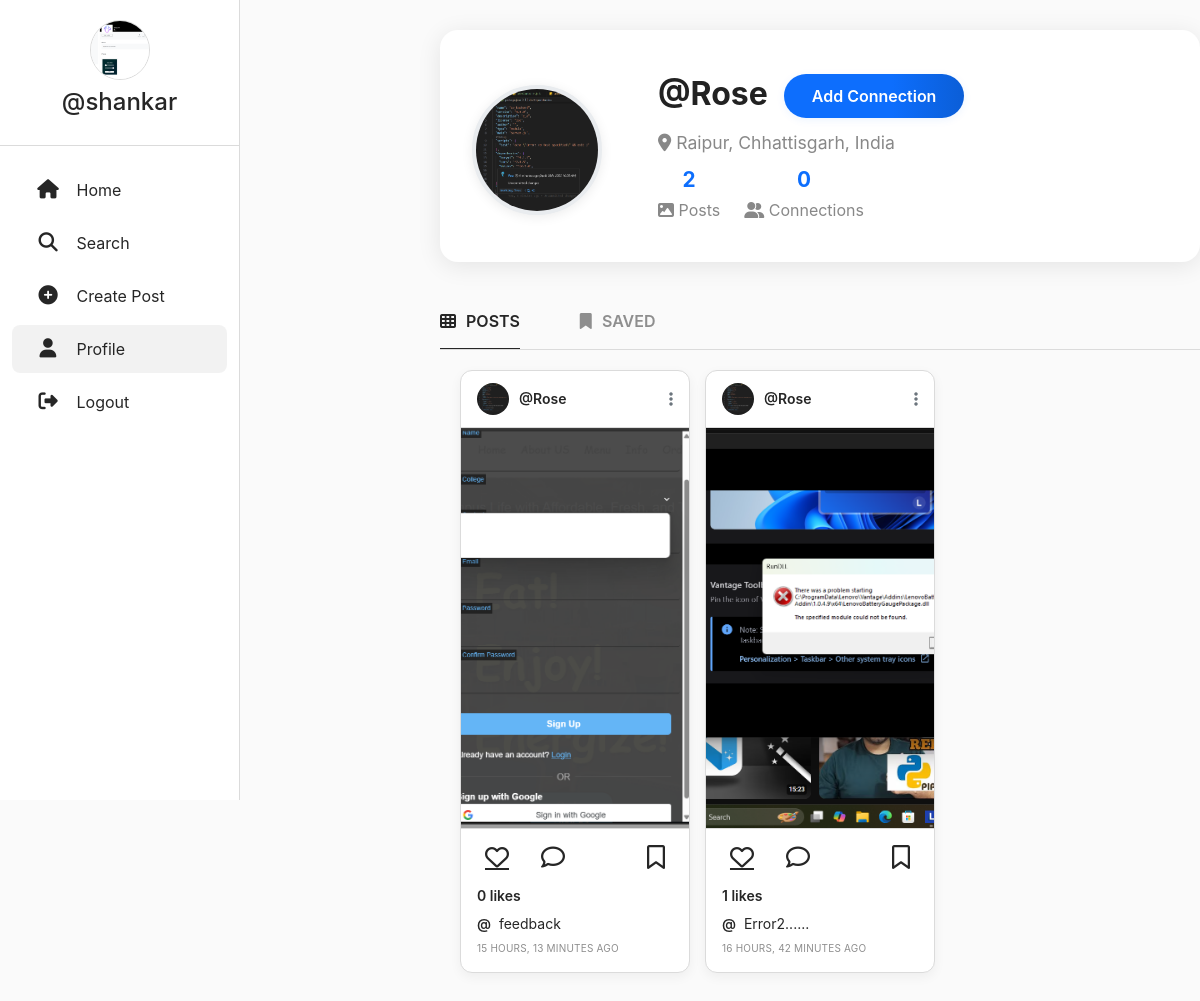
Page /profile/Rose (signed in) on the committed database.
### userauth/models.py (models this page shows, shortened)
class Profile(models.Model):
    user = models.ForeignKey(User, on_delete=models.CASCADE)
    id_user = models.IntegerField(primary_key=True, default=0)
    bio = models.TextField(blank=True, default='')
    profileimg = models.ImageField(upload_to='profile_images', default='blank-profile-picture.png')
    location = models.CharField(max_length=100, blank=True, default='')
    phone = models.CharField(max_length=15, blank=True, default='')

class Post(models.Model):
    id = models.UUIDField(primary_key=True, default=uuid.uuid4)
    user = models.CharField(max_length=100)
    image = models.ImageField(upload_to='post_images')
    caption = models.TextField()
    created_at = models.DateTimeField(default=datetime.now)
    no_of_likes = models.IntegerField(default=0)
    allowed_viewers = models.ManyToManyField(User, blank=True, related_name='allowed_posts')  # Users allowed to view this post

### userauth/views.py (the view, shortened to what this page needs)
# urls.py: path('profile/<str:id_user>', views.profile, name='profile'),
@login_required(login_url='/loginn')
def profile(request, id_user):
    user_object = User.objects.get(username=id_user)
    profile = Profile.objects.get(user=request.user)
    user_profile = Profile.objects.get(user=user_object)
    if request.user == user_object:
        user_posts = Post.objects.filter(user=user_object.username).order_by('-created_at')
    else:
        visible_posts_query = (
            Q(allowed_viewers__isnull=True) |
            Q(allowed_viewers=request.user)
        )
        user_posts = Post.objects.filter(user=user_object.username).filter(visible_posts_query).distinct().order_by('-created_at')
    user_post_length = user_posts.count() # Use count() for efficiency
    follower = request.user
    receiver = User.objects.get(username=id_user)
    if ConnectionRequest.objects.filter(sender=follower, receiver=receiver).first():
        follow_unfollow = 'Remove Connection'
    else:
        follow_unfollow = 'Add Connection'
    user_connections = User.objects.filter(
        Q(received_requests__sender=receiver, received_requests__is_accepted=True) |
        Q(sent_requests__receiver=receiver, sent_requests__is_accepted=True)
    ).exclude(id=receiver.id)
    current_user_connections = User.objects.filter(
        Q(received_requests__sender=follower, received_requests__is_accepted=True) |
        Q(sent_requests__receiver=follower, sent_requests__is_accepted=True)
    ).exclude(id=follower.id)
    mutual_connections = user_connections.filter(
        id__in=current_user_connections.values_list('id', flat=True)
    )
    liked_posts = [str(post_id) for post_id in LikePost.objects.filter(username=request.user.username).values_list('post_id', flat=True)]
    user_followers = len(ConnectionRequest.objects.filter(
        Q(receiver=receiver, is_accepted=True) |
        Q(sender=receiver, is_accepted=True)
    ))
    user_following = len(ConnectionRequest.objects.filter(
        Q(receiver=follower, is_accepted=True) |
        Q(sender=follower, is_accepted=True)
    ))
    context = {
        'user_object': user_object,
        'user_profile': user_profile,
        'user_posts': user_posts,
        'user_post_length': user_post_length,
        'profile': profile,
        'follow_unfollow': follow_unfollow,
        'user_followers': user_followers,
        'user_following': user_following,
        'user_connections': user_connections,
        'mutual_connections': mutual_connections,
        'liked_posts': liked_posts,
    }
    logged_in_user = request.user
    connections_sender = ConnectionRequest.objects.filter(sender=logged_in_user, is_accepted=True).values_list('receiver', flat=True)
    connections_receiver = ConnectionRequest.objects.filter(receiver=logged_in_user, is_accepted=True).values_list('sender', flat=True)
    connection_user_ids = connections_sender.union(connections_receiver)
    connections = User.objects.filter(id__in=connection_user_ids)
    context['connections'] = connections # Add connections to context
    return render(request, 'profile.html', context)

### templates/profile.html (shortened to what this page needs)
{% load static %}
<!DOCTYPE html>
<html lang="en">
<head>
    <link rel="stylesheet" href="https://maxcdn.bootstrapcdn.com/bootstrap/4.5.2/css/bootstrap.min.css">
    <link href="https://cdn.jsdelivr.net/npm/bootstrap@5.0.2/dist/css/bootstrap.min.css" rel="stylesheet"
>
    <link rel="stylesheet" href="{% static 'css/app.css' %}">
</head>
<body>
    <div class="container-fluid p-0">
        <div class="row g-0">
            <div class="col-md-2">
                <div class="sidebar">
                    <div class="sidebar-header">
                        <img src="{{profile.profileimg.url}}" alt="Profile Picture" class="profile-pic">
                        <h4 class="mt-2"><a href="/profile/{{user}}"
                                style="text-decoration:none; color: #262626;">@{{user}}</a></h4>
                    </div>
                    <div class="sidebar-nav">
                        <ul class="nav flex-column">
                            <li class="nav-item">
                                <a class="nav-link" href="/">
                                    <i class="fa-solid fa-house"></i> <span>Home</span>
                                </a>
                            </li>
                            <li class="nav-item">
                                <a class="nav-link" href="#" data-bs-toggle="modal" data-bs-target="#exampleModal3">
                                    <i class="fa-solid fa-magnifying-glass"></i> <span>Search</span>
                                </a>
                            </li>
                            <li class="nav-item">
                                <a class="nav-link" href="#" data-bs-toggle="modal" data-bs-target="#exampleModal">
                                    <i class="fa-solid fa-circle-plus"></i> <span>Create Post</span>
                                </a>
                            </li>
                            <li class="nav-item">
                                <a class="nav-link active" href="/profile/{{user}}">
                                    <i class="fa-solid fa-user"></i> <span>Profile</span>
                                </a>
                            </li>
                            <li class="nav-item">
                                <a class="nav-link" href="/logoutt">
                                    <i class="fa-solid fa-right-from-bracket"></i> <span>Logout</span>
                                </a>
                            </li>
                        </ul>
                    </div>
                </div>
            </div>
            <div class="col-md-10">
                <div class="main-content">
                    <div class="profile-header-pro-horizontal d-flex align-items-center justify-content-center">
                        <div class="profile-pic-wrap me-4">
                            {% if user_profile.profileimg %}
                            <img src="{{ user_profile.profileimg.url }}" class="profile-pic-pro" alt="Profile Picture">
                            {% else %}
                            <div class="profile-pic-pro default-pic d-flex align-items-center justify-content-center">
                                <i class="fa-solid fa-user fa-3x text-secondary"></i>
                            </div>
                            {% endif %}
                        </div>
                        <div class="profile-info-pro flex-grow-1">
                            <div class="d-flex align-items-center mb-2">
                                <div class="profile-username-pro me-3">@{{ user_object.username }}</div>
                                {% if user.username == user_object.username %}
                                <button type="button" class="edit-profile-btn-pro ms-2" data-bs-toggle="modal"
                                    data-bs-target="#exampleModal1">
                                    <i class="fa-solid fa-pen-to-square me-2"></i>Edit Profile
                                </button>
                                {% else %}
                                <form action="/connect" method="POST" style="margin: 0;">
                                    <button type="submit" class="connect-btn-pro">{{follow_unfollow}}</button>
                                </form>
                                {% endif %}
                            </div>
                            {% if user_profile.location %}
                            <div class="profile-location-pro mb-2"><i class="fa-solid fa-location-dot"></i>
                                {{user_profile.location }}</div>
                            {% endif %}
                            <div class="profile-stats-pro d-flex gap-4 mb-2">
                                <div class="stat-item-pro">
                                    <div class="stat-value-pro">{{ user_post_length }}</div>
                                    <div class="stat-label-pro"><i class="fa-solid fa-image"></i> Posts</div>
                                </div>
                                <div class="stat-item-pro" data-bs-toggle="modal" data-bs-target="#connectionsModal"
                                    style="cursor:pointer;">
                                    <div class="stat-value-pro">{{ user_followers }}</div>
                                    <div class="stat-label-pro"><i class="fa-solid fa-user-group"></i> Connections</div>
                                </div>
                            </div>
                        </div>
                    </div>
                    <div class="profile-tabs">
                        <div class="profile-tab active">
                            <i class="fa-solid fa-table-cells"></i> POSTS
                        </div>
                        <div class="profile-tab">
                            <i class="fa-solid fa-bookmark"></i> SAVED
                        </div>
                    </div>
                    <div class="profile-posts">
                        {% for post in user_posts %}
                        <div class="post-card">
                            <div class="post-header d-flex justify-content-between align-items-center">
                                <div class="d-flex align-items-center">
                                    {% if user_profile.profileimg %}
                                    <img src="{{user_profile.profileimg.url}}" alt="Profile Picture" class="post-user-pic">
                                    {% else %}
                                    <div class="post-user-default d-flex align-items-center justify-content-center">
                                        <i class="fa-solid fa-user"></i>
                                    </div>
                                    {% endif %}
                                    <a href="/profile/{{post.user.user.username}}"
                                        class="post-username">@{{ user_object.username }}</a>
                                </div>
                                <div class="dropdown">
                                    <button class="btn btn-link text-secondary" type="button" id="postOptions{{post.id}}" data-bs-toggle="dropdown" aria-expanded="false" style="padding: 0; border: none; background: transparent;">
                                        <i class="fa-solid fa-ellipsis-vertical"></i>
                                    </button>
                                </div>
                            </div>
                            <div class="post-image-container">
                                <img src="{{post.image.url}}" alt="Post Image" class="post-image">
                            </div>
                            <div class="post-actions">
                                <a href="/like-post/{{post.id}}"
                                    class="post-action-btn {% if post.is_liked %}liked{% endif %}">
                                    <i class="fa-{% if post.is_liked %}solid{% else %}regular{% endif %} fa-heart"></i>
                                </a>
                                <button class="post-action-btn" data-bs-toggle="modal"
                                    data-bs-target="#commentModal{{post.id}}">
                                    <i class="fa-regular fa-comment"></i>
                                </button>
                                <button class="post-action-btn post-save-btn {% if post.is_saved %}saved{% endif %}"
                                    data-post-id="{{post.id}}" onclick="savePost('{{post.id}}')">
                                    <i class="fa-{% if post.is_saved %}solid{% else %}regular{% endif %} fa-bookmark"></i>
                                </button>
                            </div>
                            <div class="post-content">
                                <div class="post-likes">{{ post.no_of_likes }} likes</div>
                                <div class="post-caption">
                                    <strong>@{{ post.user.user.username }}</strong> {{ post.caption }}
                                </div>
                                <div class="post-timestamp">{{ post.created_at|timesince }} ago</div>
                            </div>
                        </div>
                        {% endfor %}
                    </div>
                </div>
            </div>
        </div>
    </div>
</body>
</html>

### templates/modal.html (shortened to what this page needs)
{% load static %}

### templates/search.html (shortened to what this page needs)
{% load static %}

### templates/edit_profile.html (shortened to what this page needs)
{% load static %}

### rows in the picture
Profile: profileimg (picture)
Profile: profileimg (picture), location "Raipur, Chhattisgarh, India"
Post: profileimg (picture), image (picture), no_of_likes "0", caption "feedback", created_at "15 HOURS, 13 MINUTES"
Post: profileimg (picture), image (picture), no_of_likes "1", caption "Error2......", created_at "16 HOURS, 42 MINUTES"

### other values in the picture
{{ user }} "shankar"
{{ user_object.username }} "Rose"
{{ follow_unfollow }} "Add Connection"
{{ user_post_length }} "2"
{{ user_followers }} "0"
